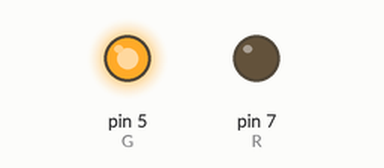
Bench run of a sketch on a simulated Arduino Uno, built with avr-gcc and run on an emulated ATmega328P. Parts: output pins drawn as LEDs (lit = HIGH).

Above: at 1.0 s.
At 2.2 s:
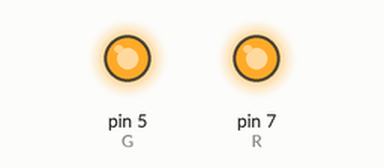
At 3.2 s:
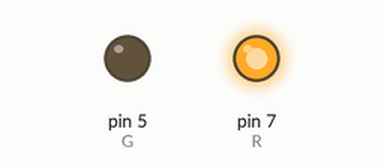
Timing chart, 0 to 5.2 s (numbered marks = the images above):
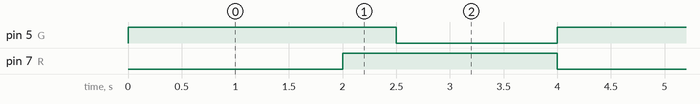

The sketch:

TrafficLight.ino
```cpp
//Cheap traffic lights
/*
 * Using a RGB LED, and red LED and green LED.
 */
int R=7;
int G=5;

void setup() {
  // put your setup code here, to run once:
pinMode(R,OUTPUT);
pinMode(G,OUTPUT);

}

void loop() {
  // put your main code here, to run repeatedly:
digitalWrite(G,HIGH);
delay(2000);
digitalWrite(R,HIGH);
delay(500);
digitalWrite(G,LOW);
delay(1500);
digitalWrite(R,LOW);
}
```

Measured:
- by itself, pin 5 (G): alternates HIGH for 2.5 s and LOW for 1.5 s
- by itself, pin 7 (R): alternates HIGH for 2.0 s and LOW for 2.0 s
- by itself, everything shown: repeats every 4.0 s, in 4 steps
